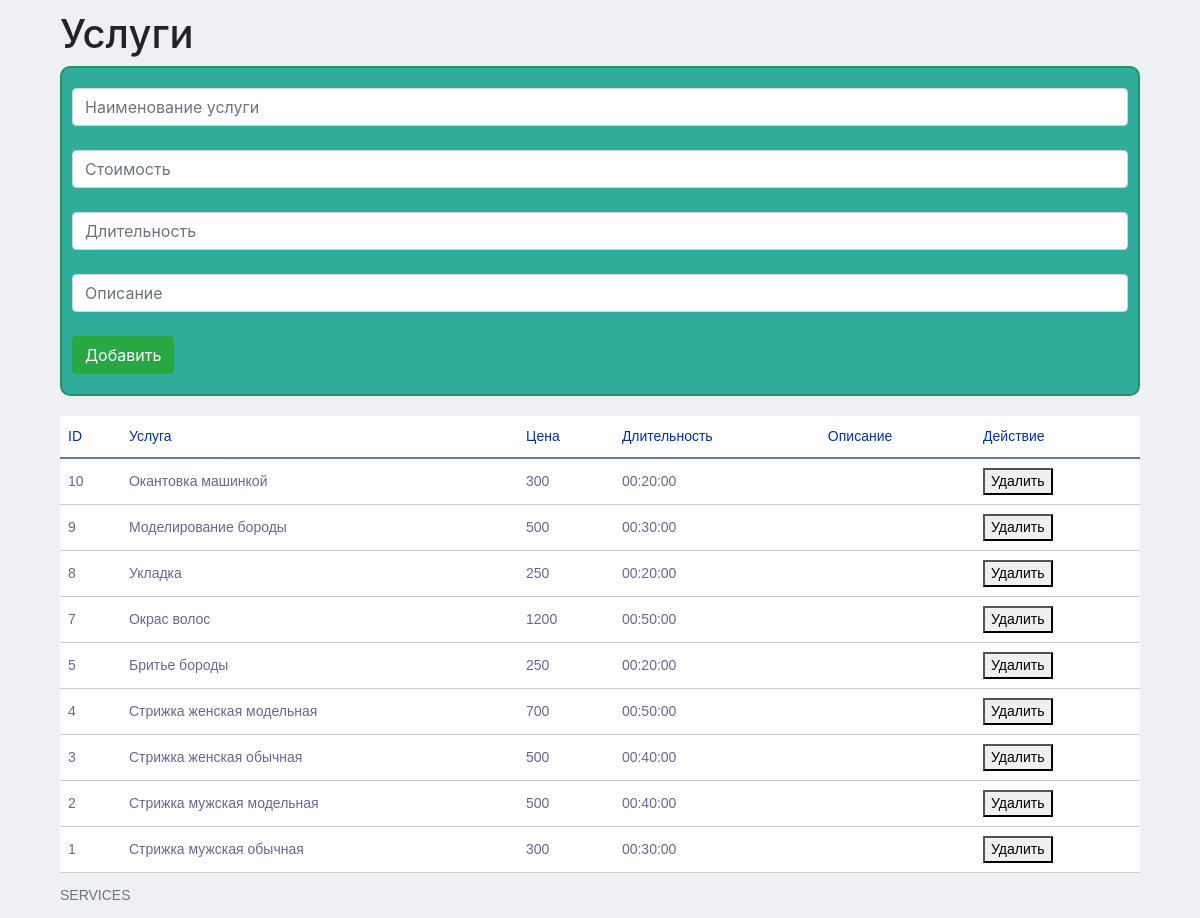
/services_edit.php, run on the app's committed database.
### tables this page shows
CREATE TABLE `services` (
  `service_id` int(11) UNSIGNED NOT NULL,
  `service_name` varchar(255) NOT NULL,
  `price` int(11) UNSIGNED NOT NULL,
  `duration` time NOT NULL,
  `description` varchar(255) DEFAULT NULL
);

### services_edit.php (the view, shortened to what this page needs)
<!DOCTYPE html>
<html lang="ru">
<head>
  <link rel="stylesheet" href="css/style.css">
  <link rel="stylesheet" href="https://stackpath.bootstrapcdn.com/bootstrap/4.3.1/css/bootstrap.min.css">
</head>
<body>
  <div class="work_area">
    <h1>Услуги</h1>
    <form action="/add.php" method="post">
      <input type="text" name="service_name" id="service_name" placeholder="Наименование услуги" class="form-control">
  	  <br>
      <input type="text" name="price" id="price" placeholder="Стоимость" class="form-control">
      <br>
      <input type="text" name="duration" id="duration" placeholder="Длительность" class="form-control">
      <br>
  	  <input type="text" name="description" id="description" placeholder="Описание" class="form-control">
  	  <br>
      <button type="submit" value="services" name="sendButton" class="btn btn-success">Добавить</button>
    </form>
      <div>
      <?php
        require 'configDB.php';
        echo '<table>';
  	    echo '<caption>SERVICES</caption>
  				<tr>
  				<th>ID</th>
  				<th>Услуга</th>
  				<th>Цена</th>
          <th>Длительность</th>
          <th>Описание</th>
          <th>Действие</th>
  				</tr>';
        $query = $pdo->query('SELECT * FROM `services` ORDER BY `service_id` DESC');
        while($row = $query->fetch(PDO::FETCH_OBJ)) {
          echo '<tr><td>'.$row->service_id.'</td><td>'.$row->service_name.'</td><td>'.$row->price.'</td><td>'.$row->duration.'</td><td>'.$row->description.'</td><td><a href="/delete.php?id='.$row->service_id.'&table=services"><button>Удалить</button></a></td>';
        }
        echo '</table>';
      ?>
    </div>
  </div>
</body>
</html>

### css/style.css (style rules this page uses)
body { background-color: #EFF0F3!important }
.work_area { margin-top: 10px; width: 90%!important; margin-right: auto; margin-left: auto; }
form { background: #2FAC9A; border: 2px solid #228e6c; border-radius: 10px; padding: 20px 10px; margin-bottom: 20px; }
table { font-family: "Lucida Sans Unicode", "Lucida Grande", Sans-Serif; font-size: 14px; background: white; max-width: 100%; width: 100%; border-collapse: collapse; text-align: left; }
th { font-weight: normal; color: #039; border-bottom: 2px solid #6678b1; padding: 10px 8px; }
td { border-bottom: 1px solid #ccc; color: #669; padding: 9px 8px; transition: .3s linear; }

### data on the page
services: service_id "10", service_name "Окантовка машинкой", price "300", duration "00:20:00"
services: service_id "9", service_name "Моделирование бороды", price "500", duration "00:30:00"
services: service_id "8", service_name "Укладка", price "250", duration "00:20:00"
services: service_id "7", service_name "Окрас волос", price "1200", duration "00:50:00"
services: service_id "5", service_name "Бритье бороды", price "250", duration "00:20:00"
services: service_id "4", service_name "Стрижка женская модельная", price "700", duration "00:50:00"
services: service_id "3", service_name "Стрижка женская обычная", price "500", duration "00:40:00"
services: service_id "2", service_name "Стрижка мужская модельная", price "500", duration "00:40:00"
services: service_id "1", service_name "Стрижка мужская обычная", price "300", duration "00:30:00"
